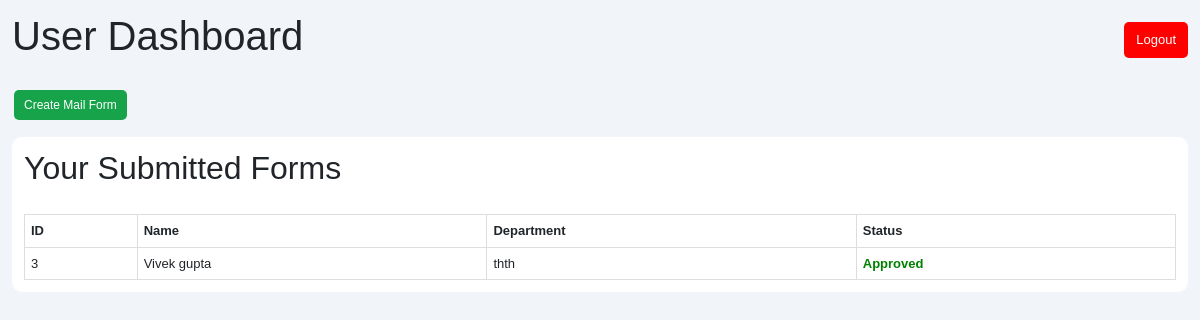
/user_dashboard (signed in), run on the app's committed database.
### app.py (models this page shows)
class MailForm(db.Model):
    id = db.Column(db.Integer, primary_key=True)
    first_name = db.Column(db.String(100))
    last_name = db.Column(db.String(100))
    department = db.Column(db.String(100))
    status = db.Column(db.String(50), default='Pending')
    user_id = db.Column(db.Integer)

### app.py (the view)
@app.route('/user_dashboard')
def user_dashboard():
    if 'user_id' not in session:
        return redirect('/login')
    forms = MailForm.query.filter_by(user_id=session['user_id']).all()
    return render_template('user_dashboard.html', forms=forms)

### templates/user_dashboard.html (shortened to what this page needs)
<!DOCTYPE html>
<html>
<head>
<link href="https://cdn.jsdelivr.net/npm/bootstrap@5.3.3/dist/css/bootstrap.min.css" rel="stylesheet">
<link rel="stylesheet"
href="{{ url_for('static', filename='style.css') }}">
</head>
<body>
<div class="header">
<h1>User Dashboard</h1>
<a href="/logout" class="logout">
Logout
</a>
</div>
<br>
<a href="/form" class="action-btn approve">
Create Mail Form
</a>
<div class="table-box">
<h2>Your Submitted Forms</h2>
<br>
<table border="1" width="100%" cellpadding="10">
<tr>
<th>ID</th>
<th>Name</th>
<th>Department</th>
<th>Status</th>
</tr>
{% for form in forms %}
<tr>
<td>{{ form.id }}</td>
<td>
{{ form.first_name }}
{{ form.last_name }}
</td>
<td>
{{ form.department }}
</td>
<td>
{% if form.status == 'Approved' %}
<span style="color:green;font-weight:bold;">
Approved
</span>
{% elif form.status == 'Rejected' %}
<span style="color:red;font-weight:bold;">
Rejected
</span>
{% else %}
<span style="color:orange;font-weight:bold;">
Pending
</span>
{% endif %}
</td>
</tr>
{% endfor %}
</table>
</div>
</body>
</html>

### static/style.css (style rules this page uses)
body { margin: 0; padding: 12px; font-family: Arial, sans-serif; background: #f1f5f9; font-size: 13px; }
.header { display: flex; justify-content: space-between; align-items: center; }
.table-box { background: white; margin-top: 15px; padding: 12px; border-radius: 10px; }
table { width: 100%; border-collapse: collapse; }
th, td { padding: 6px; border: 1px solid #ddd; font-size: 13px; }
.action-btn { padding: 6px 10px; border-radius: 5px; text-decoration: none; color: white; margin: 2px; display: inline-block; font-size: 12px; }
.approve { background: #16a34a; }
.logout { background: red; color: white; padding: 8px 12px; border-radius: 5px; text-decoration: none; }

### data on the page
MailForm: id "3", first_name "Vivek", last_name "gupta", department "thth", status "Approved"
